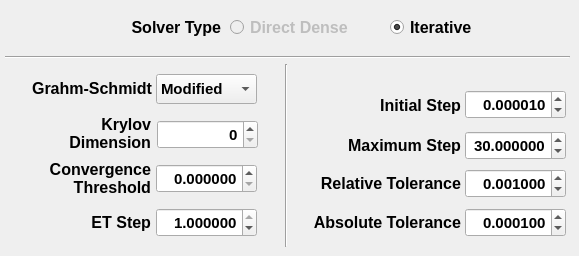
   <widget class="QWidget" name="tab_2">
    <attribute name="title">
     <string>  Model Solver Parameters  </string>
    </attribute>
    <widget class="QLabel" name="textLabel1_2">
     <property name="geometry">
      <rect>
       <x>310</x>
       <y>207</y>
       <width>151</width>
       <height>31</height>
      </rect>
     </property>
     <property name="font">
      <font>
       <family>Arial</family>
       <pointsize>12</pointsize>
       <weight>75</weight>
       <bold>true</bold>
      </font>
     </property>
     <property name="text">
      <string>Absolute Tolerance</string>
     </property>
     <property name="alignment">
      <set>Qt::AlignRight|Qt::AlignTrailing|Qt::AlignVCenter</set>
     </property>
    </widget>
    <widget class="QDoubleSpinBox" name="doubleSpinBoxAbsoluteTolerance">
     <property name="geometry">
      <rect>
       <x>465</x>
       <y>208</y>
       <width>101</width>
       <height>29</height>
      </rect>
     </property>
     <property name="font">
      <font>
       <family>Arial</family>
       <pointsize>11</pointsize>
       <weight>75</weight>
       <bold>true</bold>
      </font>
     </property>
     <property name="alignment">
      <set>Qt::AlignRight|Qt::AlignTrailing|Qt::AlignVCenter</set>
     </property>
     <property name="decimals">
      <number>6</number>
     </property>
     <property name="maximum">
      <double>1.000000000000000</double>
     </property>
     <property name="singleStep">
      <double>0.000100000000000</double>
     </property>
     <property name="value">
      <double>0.000100000000000</double>
     </property>
    </widget>
    <widget class="QDoubleSpinBox" name="doubleSpinBoxRelativeTolerance">
     <property name="geometry">
      <rect>
       <x>465</x>
       <y>169</y>
       <width>101</width>
       <height>29</height>
      </rect>
     </property>
     <property name="font">
      <font>
       <family>Arial</family>
       <pointsize>11</pointsize>
       <weight>75</weight>
       <bold>true</bold>
      </font>
     </property>
     <property name="alignment">
      <set>Qt::AlignRight|Qt::AlignTrailing|Qt::AlignVCenter</set>
     </property>
     <property name="decimals">
      <number>6</number>
     </property>
     <property name="maximum">
      <double>1.000000000000000</double>
     </property>
     <property name="singleStep">
      <double>0.001000000000000</double>
     </property>
     <property name="value">
      <double>0.001000000000000</double>
     </property>
    </widget>
    <widget class="QLabel" name="textLabel1_3">
     <property name="geometry">
      <rect>
       <x>310</x>
       <y>168</y>
       <width>151</width>
       <height>31</height>
      </rect>
     </property>
     <property name="font">
      <font>
       <family>Arial</family>
       <pointsize>12</pointsize>
       <weight>75</weight>
       <bold>true</bold>
      </font>
     </property>
     <property name="text">
      <string>Relative Tolerance</string>
     </property>
     <property name="alignment">
      <set>Qt::AlignRight|Qt::AlignTrailing|Qt::AlignVCenter</set>
     </property>
    </widget>
    <widget class="Line" name="line1_3">
     <property name="geometry">
      <rect>
       <x>5</x>
       <y>56</y>
       <width>565</width>
       <height>3</height>
      </rect>
     </property>
     <property name="orientation">
      <enum>Qt::Horizontal</enum>
     </property>
    </widget>
    <widget class="QLabel" name="textLabel1_4">
     <property name="geometry">
      <rect>
       <x>90</x>
       <y>12</y>
       <width>131</width>
       <height>31</height>
      </rect>
     </property>
     <property name="font">
      <font>
       <pointsize>12</pointsize>
       <weight>75</weight>
       <bold>true</bold>
      </font>
     </property>
     <property name="text">
      <string>Solver Type</string>
     </property>
     <property name="alignment">
      <set>Qt::AlignRight|Qt::AlignTrailing|Qt::AlignVCenter</set>
     </property>
    </widget>
    <widget class="QRadioButton" name="radioButtonDirectDense">
     <property name="enabled">
      <bool>false</bool>
     </property>
     <property name="geometry">
      <rect>
       <x>230</x>
       <y>16</y>
       <width>121</width>
       <height>23</height>
      </rect>
     </property>
     <property name="font">
      <font>
       <pointsize>12</pointsize>
       <weight>75</weight>
       <bold>true</bold>
      </font>
     </property>
     <property name="text">
      <string>Direct Dense</string>
     </property>
    </widget>
    <widget class="QRadioButton" name="radioButtonIterative">
     <property name="geometry">
      <rect>
       <x>390</x>
       <y>16</y>
       <width>121</width>
       <height>23</height>
      </rect>
     </property>
     <property name="font">
      <font>
       <pointsize>12</pointsize>
       <weight>75</weight>
       <bold>true</bold>
      </font>
     </property>
     <property name="text">
      <string>Iterative</string>
     </property>
     <property name="checked">
      <bool>true</bool>
     </property>
    </widget>
    <widget class="QLabel" name="textLabel1_5">
     <property name="geometry">
      <rect>
       <x>330</x>
       <y>90</y>
       <width>131</width>
       <height>31</height>
      </rect>
     </property>
     <property name="font">
      <font>
       <family>Arial</family>
       <pointsize>12</pointsize>
       <weight>75</weight>
       <bold>true</bold>
      </font>
     </property>
     <property name="text">
      <string>Initial Step</string>
     </property>
     <property name="alignment">
      <set>Qt::AlignRight|Qt::AlignTrailing|Qt::AlignVCenter</set>
     </property>
    </widget>
    <widget class="QDoubleSpinBox" name="doubleSpinBoxInitialStep">
     <property name="geometry">
      <rect>
       <x>465</x>
       <y>90</y>
       <width>101</width>
       <height>29</height>
      </rect>
     </property>
     <property name="font">
      <font>
       <family>Arial</family>
       <pointsize>11</pointsize>
       <weight>75</weight>
       <bold>true</bold>
      </font>
     </property>
     <property name="alignment">
      <set>Qt::AlignRight|Qt::AlignTrailing|Qt::AlignVCenter</set>
     </property>
     <property name="decimals">
      <number>6</number>
     </property>
     <property name="maximum">
      <double>1.000000000000000</double>
     </property>
     <property name="singleStep">
      <double>0.000010000000000</double>
     </property>
     <property name="value">
      <double>0.000010000000000</double>
     </property>
    </widget>
    <widget class="Line" name="line2_4">
     <property name="geometry">
      <rect>
       <x>285</x>
       <y>64</y>
       <width>3</width>
       <height>183</height>
      </rect>
     </property>
     <property name="orientation">
      <enum>Qt::Vertical</enum>
     </property>
    </widget>
    <widget class="QDoubleSpinBox" name="doubleSpinBoxMaximumStep">
     <property name="geometry">
      <rect>
       <x>465</x>
       <y>131</y>
       <width>101</width>
       <height>29</height>
      </rect>
     </property>
     <property name="font">
      <font>
       <family>Arial</family>
       <pointsize>11</pointsize>
       <weight>75</weight>
       <bold>true</bold>
      </font>
     </property>
     <property name="alignment">
      <set>Qt::AlignRight|Qt::AlignTrailing|Qt::AlignVCenter</set>
     </property>
     <property name="decimals">
      <number>6</number>
     </property>
     <property name="maximum">
      <double>1440.000000000000000</double>
     </property>
     <property name="singleStep">
      <double>1.000000000000000</double>
     </property>
     <property name="value">
      <double>30.000000000000000</double>
     </property>
    </widget>
    <widget class="QLabel" name="textLabel1_7">
     <property name="geometry">
      <rect>
       <x>330</x>
       <y>130</y>
       <width>131</width>
       <height>31</height>
      </rect>
     </property>
     <property name="font">
      <font>
       <family>Arial</family>
       <pointsize>12</pointsize>
       <weight>75</weight>
       <bold>true</bold>
      </font>
     </property>
     <property name="text">
      <string>Maximum Step</string>
     </property>
     <property name="alignment">
      <set>Qt::AlignRight|Qt::AlignTrailing|Qt::AlignVCenter</set>
     </property>
    </widget>
    <widget class="QDoubleSpinBox" name="doubleSpinBoxETStep">
     <property name="geometry">
      <rect>
       <x>156</x>
       <y>208</y>
       <width>101</width>
       <height>29</height>
      </rect>
     </property>
     <property name="font">
      <font>
       <family>Arial</family>
       <pointsize>11</pointsize>
       <weight>75</weight>
       <bold>true</bold>
      </font>
     </property>
     <property name="alignment">
      <set>Qt::AlignRight|Qt::AlignTrailing|Qt::AlignVCenter</set>
     </property>
     <property name="decimals">
      <number>6</number>
     </property>
     <property name="maximum">
      <double>1.000000000000000</double>
     </property>
     <property name="singleStep">
      <double>1.000000000000000</double>
     </property>
     <property name="value">
      <double>1.000000000000000</double>
     </property>
    </widget>
    <widget class="QLabel" name="textLabel1_6">
     <property name="geometry">
      <rect>
       <x>20</x>
       <y>207</y>
       <width>131</width>
       <height>31</height>
      </rect>
     </property>
     <property name="font">
      <font>
       <family>Arial</family>
       <pointsize>12</pointsize>
       <weight>75</weight>
       <bold>true</bold>
      </font>
     </property>
     <property name="text">
      <string>ET Step</string>
     </property>
     <property name="alignment">
      <set>Qt::AlignRight|Qt::AlignTrailing|Qt::AlignVCenter</set>
     </property>
    </widget>
    <widget class="QLabel" name="textLabel1_8">
     <property name="geometry">
      <rect>
       <x>20</x>
       <y>163</y>
       <width>131</width>
       <height>31</height>
      </rect>
     </property>
     <property name="font">
      <font>
       <family>Arial</family>
       <pointsize>12</pointsize>
       <weight>75</weight>
       <bold>true</bold>
      </font>
     </property>
     <property name="text">
      <string>Convergence
Threshold</string>
     </property>
     <property name="alignment">
      <set>Qt::AlignRight|Qt::AlignTrailing|Qt::AlignVCenter</set>
     </property>
    </widget>
    <widget class="QDoubleSpinBox" name="doubleSpinBoxConvergenceThreshold">
     <property name="geometry">
      <rect>
       <x>156</x>
       <y>164</y>
       <width>101</width>
       <height>29</height>
      </rect>
     </property>
     <property name="font">
      <font>
       <family>Arial</family>
       <pointsize>11</pointsize>
       <weight>75</weight>
       <bold>true</bold>
      </font>
     </property>
     <property name="alignment">
      <set>Qt::AlignRight|Qt::AlignTrailing|Qt::AlignVCenter</set>
     </property>
     <property name="decimals">
      <number>6</number>
     </property>
     <property name="maximum">
      <double>1.000000000000000</double>
     </property>
     <property name="singleStep">
      <double>1.000000000000000</double>
     </property>
     <property name="value">
      <double>0.000000000000000</double>
     </property>
    </widget>
    <widget class="QLabel" name="textLabel1_9">
     <property name="geometry">
      <rect>
       <x>20</x>
       <y>118</y>
       <width>131</width>
       <height>31</height>
      </rect>
     </property>
     <property name="font">
      <font>
       <family>Arial</family>
       <pointsize>12</pointsize>
       <weight>75</weight>
       <bold>true</bold>
      </font>
     </property>
     <property name="text">
      <string>Krylov
Dimension</string>
     </property>
     <property name="alignment">
      <set>Qt::AlignRight|Qt::AlignTrailing|Qt::AlignVCenter</set>
     </property>
    </widget>
    <widget class="QLabel" name="textLabel1_10">
     <property name="geometry">
      <rect>
       <x>21</x>
       <y>73</y>
       <width>131</width>
       <height>31</height>
      </rect>
     </property>
     <property name="font">
      <font>
       <family>Arial</family>
       <pointsize>12</pointsize>
       <weight>75</weight>
       <bold>true</bold>
      </font>
     </property>
     <property name="text">
      <string>Grahm-Schmidt</string>
     </property>
     <property name="alignment">
      <set>Qt::AlignRight|Qt::AlignTrailing|Qt::AlignVCenter</set>
     </property>
    </widget>
    <widget class="QComboBox" name="comboBoxGrahmSchmidt">
     <property name="geometry">
      <rect>
       <x>156</x>
       <y>74</y>
       <width>101</width>
       <height>30</height>
      </rect>
     </property>
     <property name="font">
      <font>
       <pointsize>11</pointsize>
       <weight>75</weight>
       <bold>true</bold>
      </font>
     </property>
     <property name="currentText">
      <string>Modified</string>
     </property>
     <property name="currentIndex">
      <number>0</number>
     </property>
     <item>
      <property name="text">
       <string>Modified</string>
      </property>
     </item>
     <item>
      <property name="text">
       <string>Classical</string>
      </property>
     </item>
    </widget>
    <widget class="QSpinBox" name="spinBoxKrylovDimension">
     <property name="geometry">
      <rect>
       <x>157</x>
       <y>120</y>
       <width>101</width>
       <height>29</height>
      </rect>
     </property>
     <property name="font">
      <font>
       <family>Arial</family>
       <pointsize>11</pointsize>
       <weight>75</weight>
       <bold>true</bold>
      </font>
     </property>
     <property name="alignment">
      <set>Qt::AlignRight|Qt::AlignTrailing|Qt::AlignVCenter</set>
     </property>
    </widget>
   </widget>
